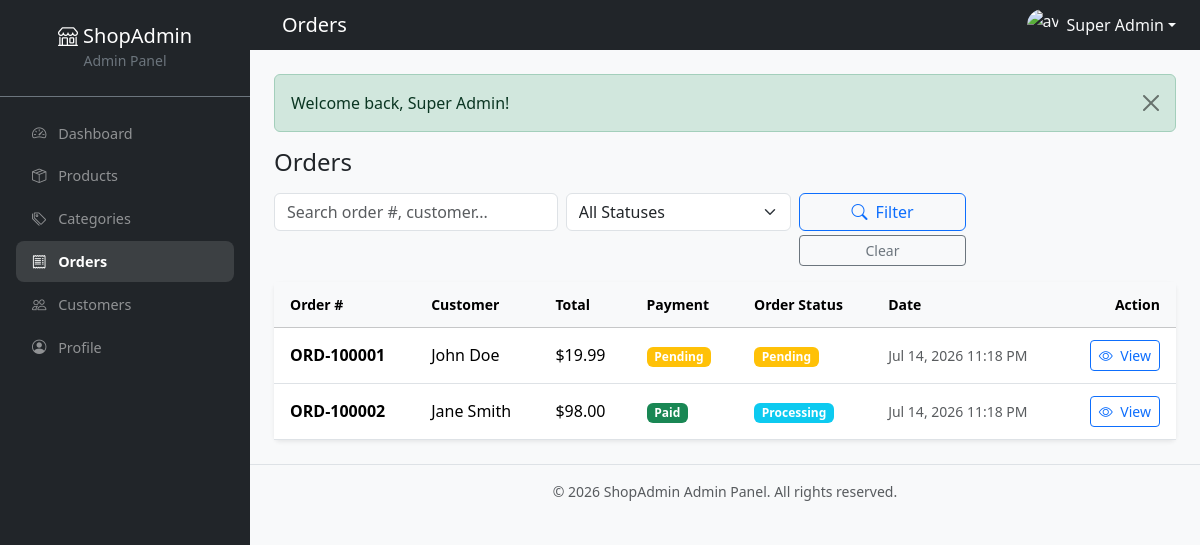
The app's page /orders/index.php (signed in) with its own data.
### tables this page shows
CREATE TABLE IF NOT EXISTS `orders` (
  `id`             INT UNSIGNED NOT NULL AUTO_INCREMENT,
  `customer_id`    INT UNSIGNED NOT NULL,
  `order_number`   VARCHAR(50) NOT NULL,
  `total`          DECIMAL(12,2) NOT NULL,
  `payment_method` VARCHAR(50) NOT NULL DEFAULT 'Cash on Delivery',
  `payment_status` ENUM('pending','paid','failed','refunded') NOT NULL DEFAULT 'pending',
  `order_status`   ENUM('pending','processing','shipped','delivered','cancelled') NOT NULL DEFAULT 'pending',
  `shipping_address` TEXT NOT NULL,
  `created_at`     TIMESTAMP DEFAULT CURRENT_TIMESTAMP,
  `updated_at`     TIMESTAMP DEFAULT CURRENT_TIMESTAMP ON UPDATE CURRENT_TIMESTAMP,
  PRIMARY KEY (`id`),
  UNIQUE KEY `uniq_order_number` (`order_number`),
  KEY `idx_order_customer` (`customer_id`),
  CONSTRAINT `fk_order_customer` FOREIGN KEY (`customer_id`)
      REFERENCES `customers` (`id`) ON DELETE RESTRICT ON UPDATE CASCADE
);

CREATE TABLE IF NOT EXISTS `customers` (
  `id`            INT UNSIGNED NOT NULL AUTO_INCREMENT,
  `name`          VARCHAR(150) NOT NULL,
  `email`         VARCHAR(150) NOT NULL,
  `phone`         VARCHAR(30) DEFAULT NULL,
  `address`       TEXT DEFAULT NULL,
  `profile_image` VARCHAR(255) DEFAULT NULL,
  `password`      VARCHAR(255) DEFAULT NULL,
  `status`        ENUM('active','inactive') NOT NULL DEFAULT 'active',
  `created_at`    TIMESTAMP DEFAULT CURRENT_TIMESTAMP,
  `updated_at`    TIMESTAMP DEFAULT CURRENT_TIMESTAMP ON UPDATE CURRENT_TIMESTAMP,
  PRIMARY KEY (`id`),
  UNIQUE KEY `uniq_customer_email` (`email`)
);

### includes/auth.php (called while the page is built, shortened)
<?php
function e($value): string
{
    return htmlspecialchars((string) $value, ENT_QUOTES, 'UTF-8');
}

### orders/index.php (the view, shortened to what this page needs)
<?php
require_once __DIR__ . '/../includes/auth.php';
$pdo = db();
$search = trim($_GET['search'] ?? '');
$page   = max(1, (int)($_GET['page'] ?? 1));
$offset = ($page - 1) * PER_PAGE;
$where  = 'WHERE 1=1';
$params = [];
$stmt = $pdo->prepare(
    "SELECT o.id, o.order_number, o.total, o.payment_status, o.order_status, o.created_at,
            c.name AS customer_name
     FROM orders o
     JOIN customers c ON o.customer_id = c.id
     $where
     ORDER BY o.created_at DESC
     LIMIT " . PER_PAGE . " OFFSET $offset"
);
$stmt->execute($params);
$orders = $stmt->fetchAll();
$statusColors = [
    'pending'     => 'warning',
    'processing'   => 'info',
    'shipped'      => 'primary',
    'delivered'    => 'success',
    'cancelled'    => 'danger',
];
$payColors = [
    'pending'  => 'warning',
    'paid'     => 'success',
    'failed'   => 'danger',
    'refunded' => 'secondary',
];
include __DIR__ . '/../includes/header.php';
?>
<div class="d-flex justify-content-between align-items-center mb-3">
    <h4 class="mb-0">Orders</h4>
</div>
<form method="GET" class="row g-2 mb-3" style="max-width:700px;">
    <div class="col-md-5">
        <input type="text" name="search" class="form-control" placeholder="Search order #, customer..." value="<?= e($search) ?>">
    </div>
    <div class="col-md-4">
        <select name="status" class="form-select">
            <option value="">All Statuses</option>
        </select>
    </div>
    <div class="col-md-3">
        <button class="btn btn-outline-primary w-100"><i class="bi bi-search me-1"></i> Filter</button>
        <a href="<?= e(BASE_URL) ?>/orders/" class="btn btn-outline-secondary btn-sm mt-1 w-100">Clear</a>
    </div>
</form>
<div class="card border-0 shadow-sm">
    <div class="card-body p-0">
        <div class="table-responsive">
            <table class="table table-hover mb-0 align-middle">
                <thead class="table-light small text-muted">
                    <tr>
                        <th>Order #</th>
                        <th>Customer</th>
                        <th>Total</th>
                        <th>Payment</th>
                        <th>Order Status</th>
                        <th>Date</th>
                        <th class="text-end">Action</th>
                    </tr>
                </thead>
                <tbody>
                <?php if (empty($orders)): ?>
                    <tr><td colspan="7" class="text-center text-muted py-4">No orders found.</td></tr>
                <?php else: foreach ($orders as $o): ?>
                    <tr>
                        <td class="fw-semibold"><?= e($o['order_number']) ?></td>
                        <td><?= e($o['customer_name']) ?></td>
                        <td>$<?= e(number_format($o['total'], 2)) ?></td>
                        <td><span class="badge bg-<?= e($payColors[$o['payment_status']] ?? 'secondary') ?>"><?= e(ucfirst($o['payment_status'])) ?></span></td>
                        <td><span class="badge bg-<?= e($statusColors[$o['order_status']] ?? 'secondary') ?>"><?= e(ucfirst($o['order_status'])) ?></span></td>
                        <td class="small text-muted"><?= e(date('M j, Y g:i A', strtotime($o['created_at']))) ?></td>
                        <td class="text-end">
                            <a href="<?= e(BASE_URL) ?>/orders/view.php?id=<?= (int)$o['id'] ?>" class="btn btn-sm btn-outline-primary" title="View">
                                <i class="bi bi-eye me-1"></i> View
                            </a>
                        </td>
                    </tr>
                <?php endforeach; endif; ?>
                </tbody>
            </table>
        </div>
    </div>
</div>
<?php include __DIR__ . '/../includes/footer.php'; ?>

### assets/css/style.css (style rules this page uses)
:root { --sidebar-width: 250px; --sidebar-bg: #1a1d29; }
.card { transition: box-shadow 0.15s; }
.table > :not(caption) > * > * { padding: 0.75rem 1rem; }

### records on screen
orders: order_number "ORD-100001", customer.name "John Doe", total "19.99", payment_status "Pending", order_status "Pending", created_at "Jul 14, 2026 11:18 PM"
orders: order_number "ORD-100002", customer.name "Jane Smith", total "98.00", payment_status "Paid", order_status "Processing", created_at "Jul 14, 2026 11:18 PM"

### other values on screen
SITE_NAME "ShopAdmin"
$item[0] "Dashboard"
$item[0] "Products"
$item[0] "Categories"
$item[0] "Orders"
$item[0] "Customers"
$item[0] "Profile"
$pageTitle "Orders"
$_SESSION['admin_name'] "Super Admin"
$f['message'] "Welcome back, Super Admin!"
